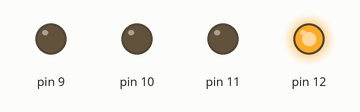
Recording of a sketch running on a simulated Arduino Uno, built with avr-gcc and run on an emulated ATmega328P. Parts: output pins drawn as LEDs (lit = HIGH).

Above: at 0.2 s.
At 1.2 s:
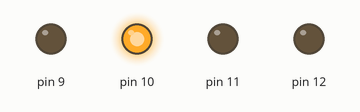
At 2.2 s:
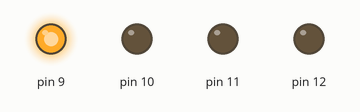
At 3.5 s:
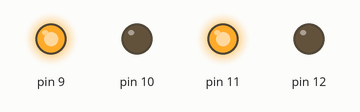
At 5.2 s:
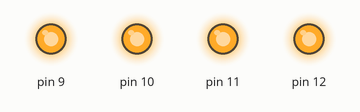
At 7.2 s:
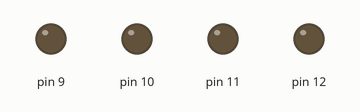
Timing chart, 0 to 10.4 s (numbered marks = the images above):
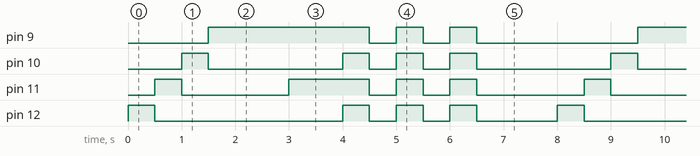

The sketch:

Sang8den.ino
```cpp
void setup(){
  pinMode(12, OUTPUT);
  pinMode(11, OUTPUT);
  pinMode(10, OUTPUT);
  pinMode(9, OUTPUT);

}
void sangtungcap(){
  digitalWrite(12, HIGH);
  digitalWrite(11, LOW);
  digitalWrite(10, LOW);
  digitalWrite(9, LOW);
  delay(500);
  digitalWrite(12, LOW);
  digitalWrite(11, HIGH);
  digitalWrite(10, LOW);
  digitalWrite(9, LOW);
  delay(500);
  digitalWrite(12, LOW);
  digitalWrite(11, LOW);
  digitalWrite(10, HIGH);
  digitalWrite(9, LOW);
  delay(500);
  digitalWrite(12, LOW);
  digitalWrite(11, LOW);
  digitalWrite(10, LOW);
  digitalWrite(9, HIGH);
  delay(500);
}
void sangdenvtchan(){
  digitalWrite(12, LOW);
  digitalWrite(11, HIGH);
  digitalWrite(10, LOW);
  digitalWrite(9, HIGH);
}

void chapnhaybalan(){
  digitalWrite(12, HIGH);
  digitalWrite(11, HIGH);
  digitalWrite(10, HIGH);
  digitalWrite(9, HIGH);
  delay(500);
   digitalWrite(12, LOW);
  digitalWrite(11, LOW);
  digitalWrite(10, LOW);
  digitalWrite(9, LOW);
  delay(500);
  digitalWrite(12, HIGH);
  digitalWrite(11, HIGH);
  digitalWrite(10, HIGH);
  digitalWrite(9, HIGH);
  delay(500);
  digitalWrite(12, LOW);
  digitalWrite(11, LOW);
  digitalWrite(10, LOW);
  digitalWrite(9, LOW);
  delay(500);
  digitalWrite(12, HIGH);
  digitalWrite(11, HIGH);
  digitalWrite(10, HIGH);
  digitalWrite(9, HIGH);
  delay(500);
  digitalWrite(12, LOW);
  digitalWrite(11, LOW);
  digitalWrite(10, LOW);
  digitalWrite(9, LOW);
  delay(500);

}

void loop(){
  sangtungcap();
  delay(1000);
  sangdenvtchan();
  delay(1000);
  chapnhaybalan();
  delay(1000);
}
```

Measured:
- by itself, pin 9: repeats every 8.0 s: 2 × (LOW 0.50 s, HIGH 0.50 s), LOW 3.0 s, HIGH 3.0 s
- by itself, pin 10: repeats every 8.0 s: LOW 2.5 s, 2 × (HIGH 0.50 s, LOW 0.50 s), HIGH 0.50 s, LOW 2.5 s, HIGH 0.50 s
- by itself, pin 11: repeats every 8.0 s: LOW 2.0 s, HIGH 1.5 s, 2 × (LOW 0.50 s, HIGH 0.50 s), LOW 2.0 s, HIGH 0.50 s
- by itself, pin 12: repeats every 8.0 s: LOW 3.5 s, 2 × (HIGH 0.50 s, LOW 0.50 s), HIGH 0.50 s, LOW 1.5 s, HIGH 0.50 s
